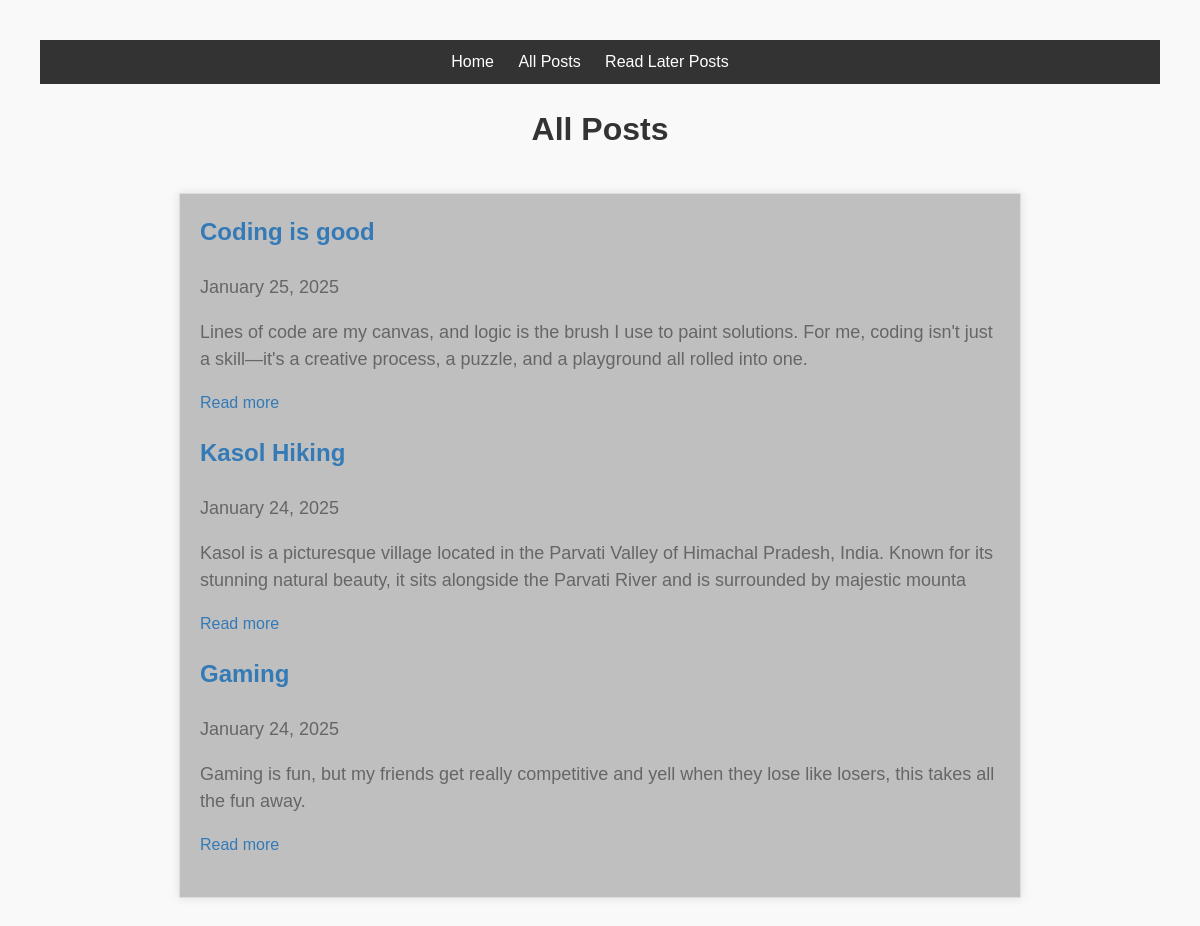
Page /all_posts on the committed database.
### my_blog_app/models.py (models this page shows, shortened)
class Post(models.Model):
    title = models.CharField(max_length=100)
    excerpt = models.CharField(max_length=200)
    image = models.ImageField(upload_to="posts", null=True)
    date = models.DateField(auto_now=True)
    slug = models.SlugField(unique=True)
    content = models.TextField()
    author = models.ForeignKey(Author, null=True, on_delete=models.SET_NULL, related_name="posts")
    tags = models.ManyToManyField(Tag)

### my_blog_app/views.py (the view)
# urls.py: path('all_posts', views.AllPostsView.as_view(), name='all_posts'),  # All Posts page
class AllPostsView(ListView):
    template_name = "my_blog/all_posts.html"
    model = Post
    ordering = ["-date"]
    context_object_name = "posts"

### my_blog_app/templates/my_blog/all_posts.html (shortened to what this page needs)
{% extends "my_blog/base.html" %}
{% block css_style %}
{% load static%}
<link rel="stylesheet" href="{% static  '/all_posts.css' %}">
{% endblock %}
{% block content %}
<h1>All Posts</h1>
    <div class="posts">
        {% for post in posts %}
            <article>
                <h3><a href="{% url 'post_detail' slug=post.slug %}">{{ post.title }}</a></h3>
                <p>{{ post.date|date:"F j, Y" }}</p>
                <p>{{ post.excerpt }}</p>
                <a class="read-more" href="{% url 'post_detail' slug=post.slug %}">Read more</a>
            </article>
        {% empty %}
            <p>No posts available.</p>
        {% endfor %}
    </div>
{% endblock %}

### my_blog_app/static/index.css (style rules this page uses)
body { font-family: Arial, sans-serif; font-size: 16px; line-height: 1.5; color: #333; background-color: #f9f9f9; padding: 20px; margin: 20px; }

### my_blog_app/static/all_posts.css (style rules this page uses)
h1 { text-align: center; }
.posts { max-width: 800px; margin: 40px auto; padding: 20px; background-color: #bfbfbf; border: 1px solid #ddd; box-shadow: 0 0 10px rgba(0, 0, 0, 0.1); }
.posts article { margin-bottom: 20px; }
.posts article h3 { font-size: 24px; margin-top: 0; }
.posts article h3 a { text-decoration: none; color: #337ab7; }
.posts article p { font-size: 18px; color: #666; }
.posts article .read-more { font-size: 16px; color: #337ab7; text-decoration: none; }

### rows in the picture
Post: title "Coding is good", date "January 25, 2025", excerpt "Lines of code are my canvas, and logic is the brush I use to paint solutions. For me, coding isn't just a skill—it's a creative process, a puzzle, and a playground all rolled into one."
Post: title "Kasol Hiking", date "January 24, 2025", excerpt "Kasol is a picturesque village located in the Parvati Valley of Himachal Pradesh, India. Known for its stunning natural beauty, it sits alongside the Parvati River and is surrounded by majestic mounta"
Post: title "Gaming", date "January 24, 2025", excerpt "Gaming is fun, but my friends get really competitive and yell when they lose like losers, this takes all the fun away."
